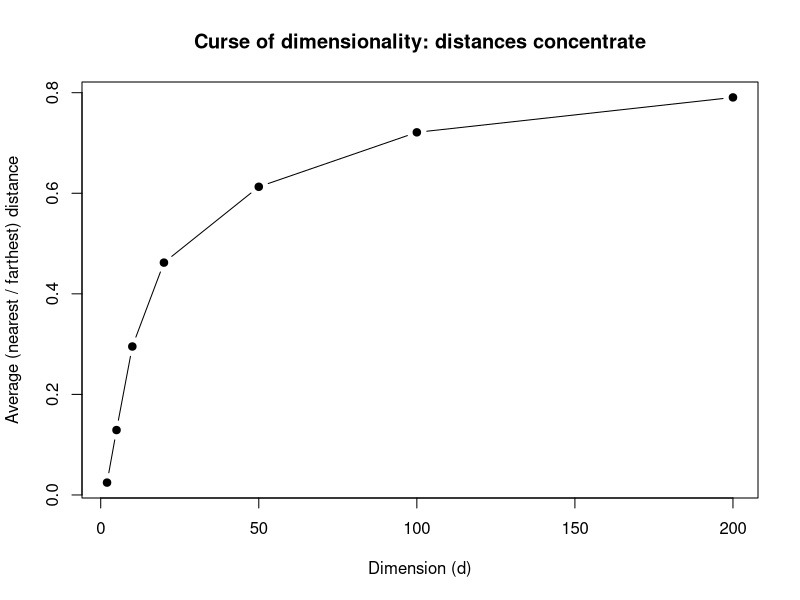
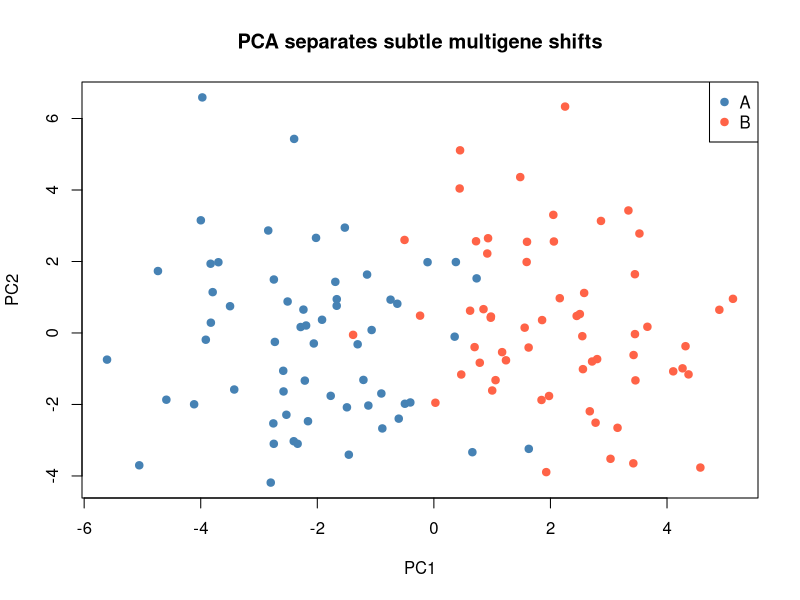
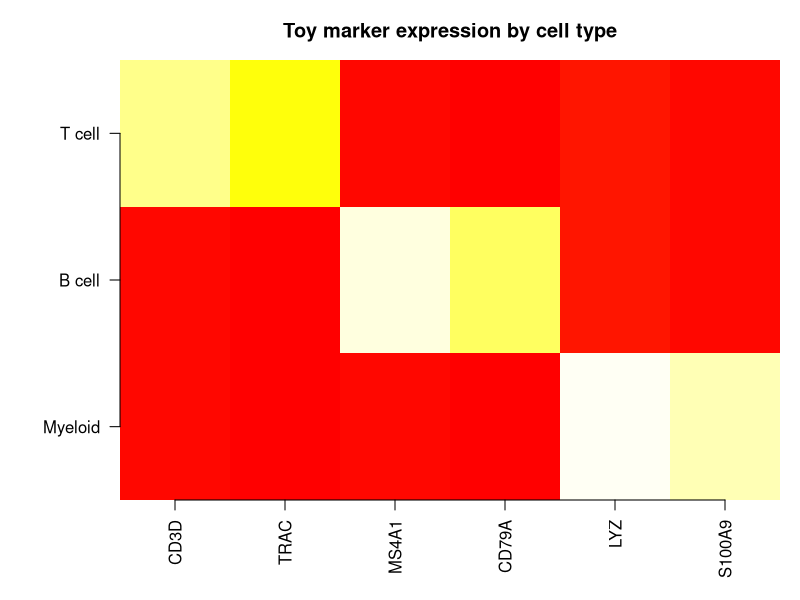

Here is the R script that generated these plots, in order:
## ---- chunk 1
knitr::opts_chunk$set(
  echo = TRUE,
  message = FALSE,
  warning = FALSE,
  fig.width = 7,
  fig.height = 4
)
set.seed(1)
## ---- chunk 2
# Simulate n points in [0,1]^d and compute pairwise distances
simulate_ratio <- function(n = 400, d = 2) {
  x <- matrix(runif(n * d), nrow = n)
  # sample a subset of reference points to keep it fast
  refs <- sample(seq_len(n), size = min(30, n))
  ratios <- vapply(refs, function(i) {
    di <- sqrt(rowSums((x - matrix(x[i, ], n, d, byrow = TRUE))^2))
    di <- di[di > 0]
    min(di) / max(di)
  }, numeric(1))
  mean(ratios)
}

dims <- c(2, 5, 10, 20, 50, 100, 200)
ratios <- sapply(dims, function(d) simulate_ratio(n = 500, d = d))

df <- data.frame(d = dims, ratio = ratios)

png("figs/curse_of_dimensionality.png", width=700, height=400)
plot(df$d, df$ratio,
  type = "b", pch = 19,
  xlab = "Dimension (d)", ylab = "Average (nearest / farthest) distance",
  main = "Curse of dimensionality: distances concentrate")
dev.off()
## ---- chunk 3
# Simulate gene-expression-like data: samples x genes
n <- 120
p <- 200

# two groups
group <- rep(c("A", "B"), each = n/2)

# base expression
X <- matrix(rnorm(n * p), nrow = n)

# add a low-rank signal affecting a subset of genes
signal_genes <- 1:30
X[group == "B", signal_genes] <- X[group == "B", signal_genes] + 0.8

# scale genes (as typical before PCA)
X_scaled <- scale(X)

pc <- prcomp(X_scaled)

png("figs/pca_toy.png", width=700, height=400)
plot(pc$x[, 1], pc$x[, 2],
  col = ifelse(group == "A", "steelblue", "tomato"),
  pch = 19,
  xlab = "PC1", ylab = "PC2",
  main = "PCA separates subtle multigene shifts")
legend("topright", legend = c("A", "B"), col = c("steelblue", "tomato"), pch = 19)
dev.off()
## ---- chunk 4
# Toy expression for 6 markers across 3 cell types
markers <- c("CD3D", "TRAC", "MS4A1", "CD79A", "LYZ", "S100A9")
celltypes <- c("T cell", "B cell", "Myeloid")

M <- matrix(c(
  2.5, 2.2, 0.2, 0.1, 0.3, 0.2,  # T cell
  0.2, 0.1, 2.7, 2.4, 0.3, 0.2,  # B cell
  0.2, 0.1, 0.2, 0.1, 2.8, 2.6   # Myeloid
), nrow = 3, byrow = TRUE)
colnames(M) <- markers
rownames(M) <- celltypes

png("figs/marker_heatmap_toy.png", width=700, height=400)
op <- par(mar = c(5, 6, 3, 1))
image(t(M[nrow(M):1, ]), axes = FALSE, col = heat.colors(50),
  main = "Toy marker expression by cell type")
axis(1, at = seq(0, 1, length.out = ncol(M)), labels = colnames(M), las = 2)
axis(2, at = seq(0, 1, length.out = nrow(M)), labels = rev(rownames(M)), las = 2)
par(op)
dev.off()
## ---- chunk 5
# Minimal reproducibility info (helps if knitting fails on another machine)
sessionInfo()
